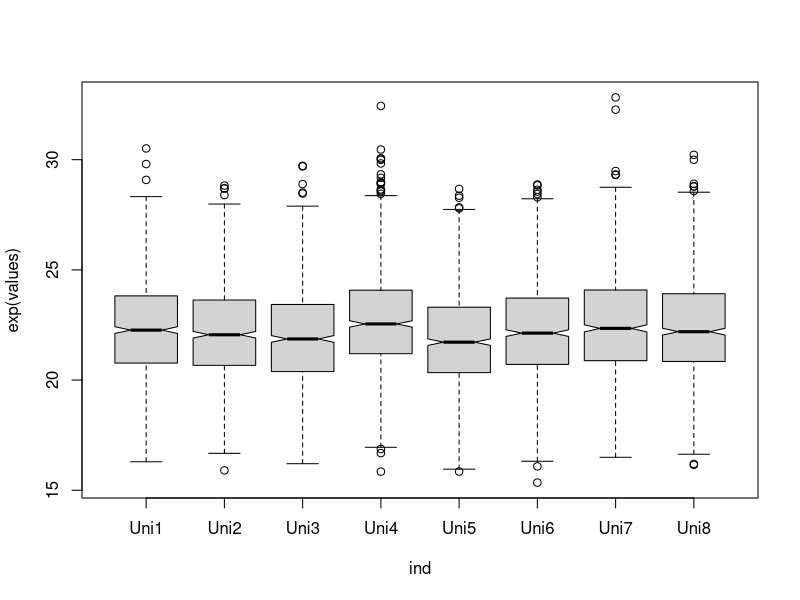

Source code (R):
##########From Darren Wilkinson's research blog#############
#Generate the data
set.seed(1)
Z=matrix(rnorm(1000*8,3.1,0.1),nrow=8)
RE=rnorm(8,0,0.01)
X=t(Z+RE)
colnames(X)=paste("Uni",1:8,sep="")
Data=stack(data.frame(X))
boxplot(exp(values)~ind,data=Data,notch=TRUE)

###################